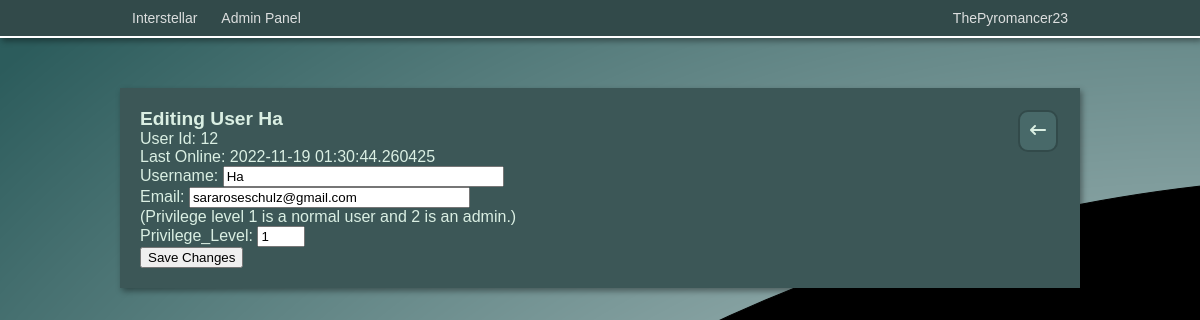
The app's page /admin/edit_user?id=12 (signed in), older data.
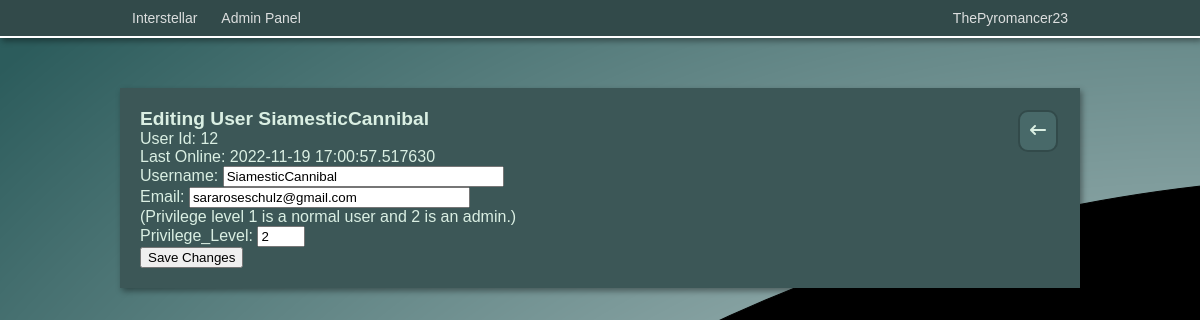
The same page, newer data.
### app/models.py (models this page shows, shortened)
class User(UserMixin, db.Model):
    id = db.Column(db.Integer, primary_key=True)
    username = db.Column(db.String(64), index=True, unique=True)
    email = db.Column(db.String(120), index=True, unique=True)
    password_hash = db.Column(db.String(128))
    privilege_level = db.Column(db.Integer, default=1)
    last_online = db.Column(db.DateTime, default=datetime.utcnow)
    created_storylets = db.relationship('Storylet', backref='author', lazy='dynamic')

### app/admin/routes.py (the view)
@bp.route('/edit_user', methods=['GET', 'POST'])
@login_required
def edit_user():
    if current_user.privilege_level > 1:
        id = request.args.get('id', type=int)
        user = db.session.query(User).get(id)
        form = EditUserForm(user.username, user.email)
        if form.validate_on_submit():
            user.username = form.username.data
            user.email = form.email.data
            user.privilege_level = form.privilege_level.data
            db.session.commit()
            flash('Your changes have been saved.')
            return redirect(url_for('admin.edit_user', id=user.id))
        elif request.method == 'GET':
            form.username.data = user.username
            form.email.data = user.email
            form.privilege_level.data = user.privilege_level
        return render_template('edit_user.html', user=user, form=form)
    else:
        return redirect(url_for('index'))

### app/admin/forms.py (shortened to what this page needs)
class EditUserForm(FlaskForm):
    username = StringField('Username', validators=[DataRequired()])
    email = StringField('Email', validators=[DataRequired(), Email()])
    privilege_level = IntegerField('Privilege_Level', validators=[DataRequired(), NumberRange(1, 2, "Integer must be 1 or 2.")])
    submit = SubmitField('Save Changes')
    def __init__(self, o_username, o_email, *args, **kwargs):
        self.o_username = o_username
        self.o_email = o_email
        super(EditUserForm, self).__init__(*args, **kwargs)

### app/models.py (called while the page is built)
@login.user_loader
def load_user(id):
    return User.query.get(int(id))

### app/routes.py (called while the page is built)
@app.before_request
def before_request():
    if current_user.is_authenticated:
        current_user.last_online = datetime.utcnow()
        db.session.commit()

### app/admin/templates/edit_user.html (shortened to what this page needs)
<!DOCTYPE html>
<html>
<head>
    <link rel="stylesheet" href="{{ url_for('admin.static', filename='css/admin.css') }}">
</head>
<body>
    {% include 'navbar.html' %}
    <div class="pageblock"></div>
    <div style="width: 960px; margin: auto;">
        <div style="padding: 20px;" class="game boxshadow">
            <a class="adm-btn-link" href="{{ url_for('admin.users', pagenum=1) }}"><div><i class="fa-solid fa-arrow-left-long"></i></div></a>
            <h2>Editing User {{ user.username }}</h2>
            <p>User Id: {{ user.id }}</p>
            <p>Last Online: {{ user.last_online }}</p>
            <form action="{{ url_for('admin.edit_user') + '?id=' + user.id|string }}" method="post">
                <p>{{ form.username.label }}: {{ form.username(size=32) }}</p>
                <p>{{ form.email.label }}: {{ form.email(size=32) }}</p>
                {% if user.id != 1 %}
                <p>(Privilege level 1 is a normal user and 2 is an admin.)</p>
                <p>{{ form.privilege_level.label }}: {{ form.privilege_level(size=5)}}</p>
                {% endif %}
                <p>{{ form.submit() }}</p>
            </form>
        </div>
    </div>
</body>
</html>

Row changes from the older to the newer data that the page shows:
changed User "sararoseschulz@gmail.com": username "Ha" → "SiamesticCannibal"; last_online "2022-11-19 01:30:44.260425" → "2022-11-19 17:00:57.517630"; privilege_level "1" → "2"
